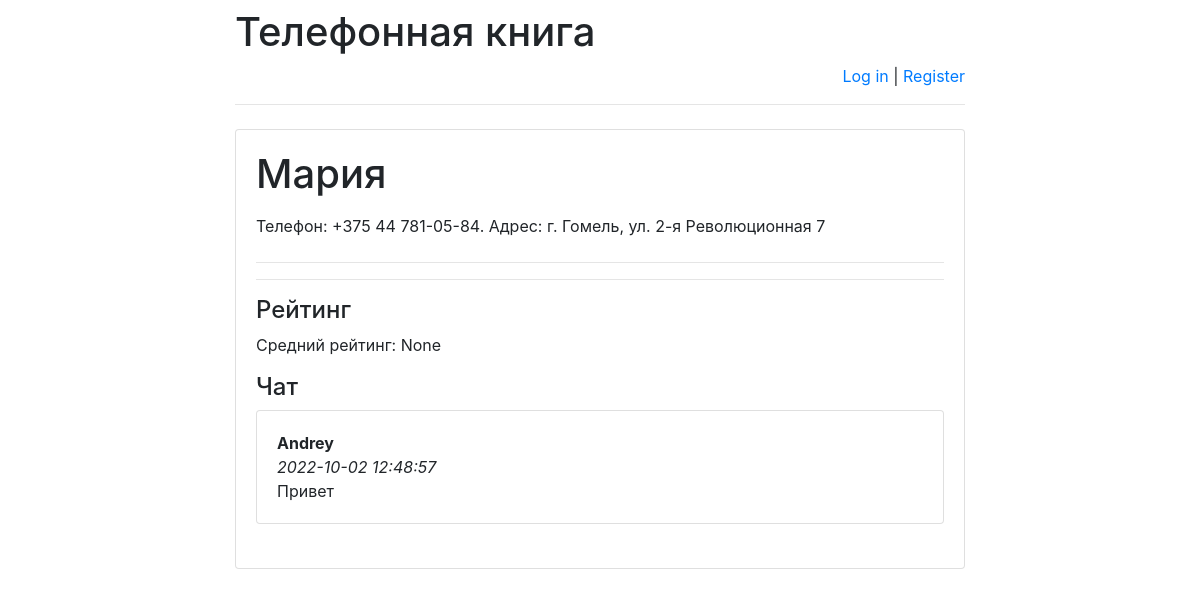
Page /persons/2/ on the committed database.
### persons/models.py (models this page shows)
class Person(models.Model):
    person_text = models.CharField(max_length=255)
    pub_date = models.DateTimeField('date published')

class Address(models.Model):
    person = models.ForeignKey(Person, on_delete=models.CASCADE)
    text = models.CharField(max_length=255)

class Messages(models.Model):
    chat = models.ForeignKey(
        Person, verbose_name='Чат под человеком',
        on_delete=models.CASCADE)
    author = models.ForeignKey(
        User,
        verbose_name='Пользователь', on_delete=models.CASCADE)
    message = models.TextField('Сообщение')
    pub_date = models.DateTimeField(
        'Дата сообщения',
        default=timezone.now)

### persons/views.py (the view)
# urls.py: re_path(r'^([0-9]+)/$', views.detail, name='detail'),
def detail(request, person_id):
    error_message = None
    if "error_message" in request.GET:
        error_message = request.GET["error_message"]
    return render(
        request,
        "address.html",
        {
            "person": get_object_or_404(Person, pk=person_id),
            "error_message": error_message,
            "latest_messages":
                Messages.objects
                    .filter(chat_id=person_id)
                    .order_by('-pub_date')[:5],
            "already_rated_by_user":
                Mark.objects
                    .filter(author_id=request.user.id)
                    .filter(person_id=person_id)
                    .count(),
            "user_rating":
                Mark.objects
                    .filter(author_id=request.user.id)
                    .filter(person_id=person_id)
                    .aggregate(Avg('mark'))
                ["mark__avg"],
            "avg_mark":
                Mark.objects
                    .filter(person_id=person_id)
                    .aggregate(Avg('mark'))
                ["mark__avg"]
        }
    )

### persons/templates/address.html (shortened to what this page needs)
<!DOCTYPE html>
<html lang="en">
{% extends 'base.html' %}
{% block main %}
<head>
</head>
<body>
<h1>{{ person.person_text }}</h1>
<form action="address/" method="post">
    {% for address in person.address_set.all %}
        <span id="address{{ forloop.counter }}" value="{{ address.id }}" />
        <label for="address{{ forloop.counter }}{{ forloop.counter }}">
            {{ address.text}}
        </label><br>
    {% endfor %}
</form>
    <hr>
    <hr>
<h4>Рейтинг</h4>
    <p>Средний рейтинг:
        <span id="avg_mark_span">
            {{ avg_mark }}
        </span>
    </p>
    <h4>Чат</h4>
    <div id="history">
    {% for messages in latest_messages %}
        <div class="card">
        <div class="card-body">
            <strong>
                {{ messages.author.username }}
            </strong>
            <br/>
            <em>
                {{ messages.pub_date|date:'Y-m-d H:i:s' }}
            </em>
            <br/>
            {{ messages.message }}
        </div>
        </div>
        <br/>
    {% endfor %}
</div>
{% endblock %}

### rows in the picture
Person: person_text "Мария"
Address: {{ address.id }} 2 (drawn), text "Телефон: +375 44 781-05-84. Адрес: г. Гомель, ул. 2-я Революционная 7"
Messages: author.username "Andrey", pub_date "2022-10-02 12:48:57", message "Привет"

### other values in the picture
{{ avg_mark }} "None"
